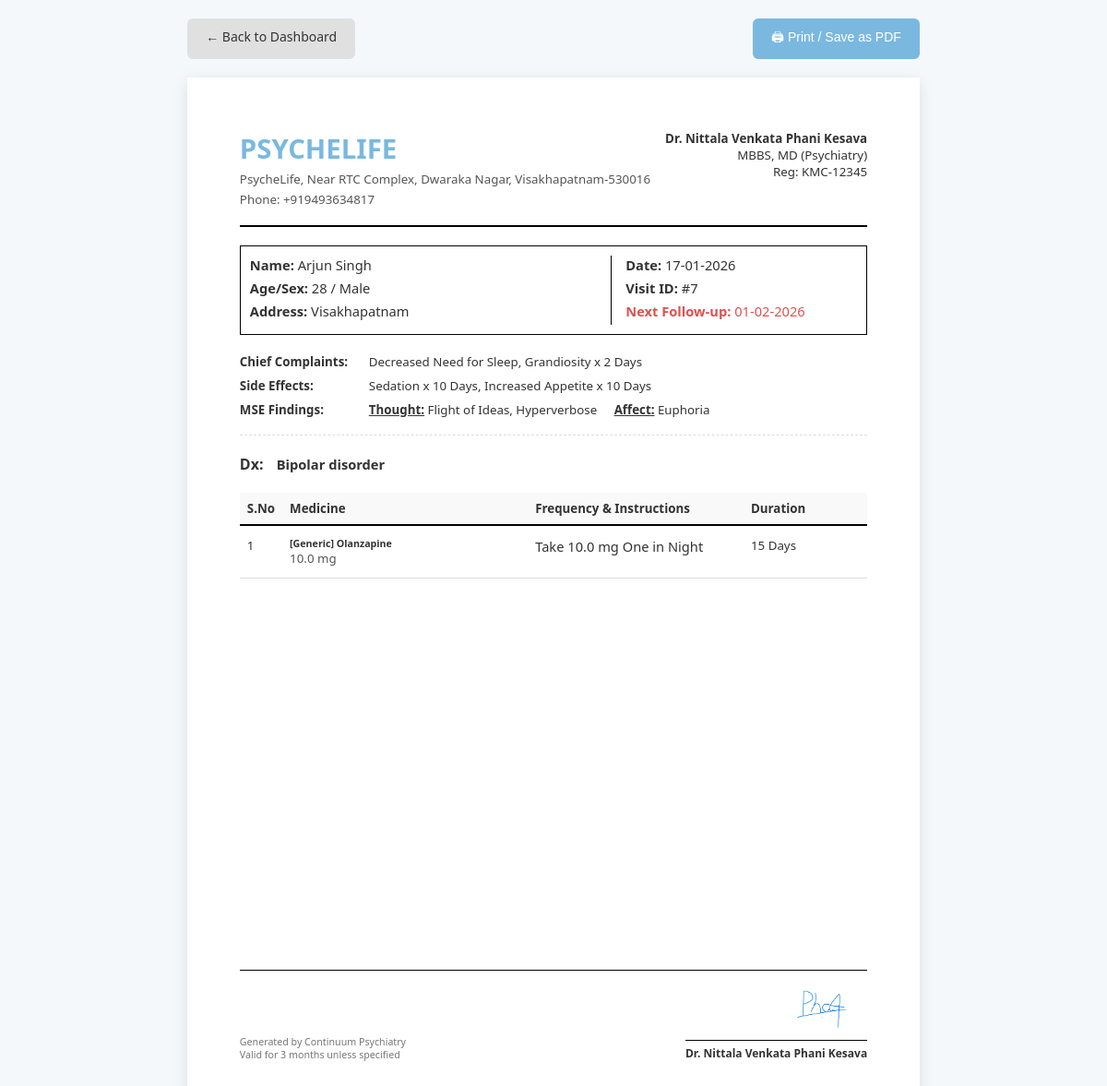
The page /preview_prescription/7 (signed in) on the database its author committed.
### models.py (models this page shows, shortened)
class Doctor(db.Model):
    __tablename__ = 'doctors'
    id = db.Column(db.Integer, primary_key=True)
    username = db.Column(db.String(80), unique=True, nullable=False)
    password_hash = db.Column(db.String(120), nullable=False)
    full_name = db.Column(db.String(100)) # e.g. "Dr. John Doe"
    clinic_name = db.Column(db.String(200))
    kmc_code = db.Column(db.String(50))
    address_text = db.Column(db.Text)
    social_handle = db.Column(db.String(100)) # e.g. "@drjohnpsych"
    signature_filename = db.Column(db.String(200)) # Path to uploaded image
    phone = db.Column(db.String(20))
    email = db.Column(db.String(120))
    patients = db.relationship('Patient', backref='doctor', lazy=True)

class Patient(db.Model):
    __tablename__ = 'patients'
    id = db.Column(db.Integer, primary_key=True)
    name = db.Column(db.String(100), nullable=False)
    age = db.Column(db.Integer, nullable=False)
    sex = db.Column(db.String(10), nullable=False)
    address = db.Column(db.Text)
    doctor_id = db.Column(db.Integer, db.ForeignKey('doctors.id'), nullable=False)
    phone = db.Column(db.String(20))  # Optional Phone
    attender_name = db.Column(db.String(100))
    attender_relation = db.Column(db.String(50))
    attender_reliability = db.Column(db.String(10))  # 'Yes' or 'No'
    personal_notes = db.Column(db.Text)  # Doctor's personal ID notes
    visits = db.relationship('Visit', backref='patient', lazy=True, cascade='all, delete-orphan')

class Visit(db.Model):
    __tablename__ = 'visits'
    id = db.Column(db.Integer, primary_key=True)
    patient_id = db.Column(db.Integer, db.ForeignKey('patients.id'), nullable=False)
    date = db.Column(db.Date, nullable=False)
    visit_type = db.Column(db.String(20), nullable=False)  # 'First' or 'Follow-up'
    provisional_diagnosis = db.Column(db.Text)
    differential_diagnosis = db.Column(db.Text)
    next_visit_date = db.Column(db.Date)
    note = db.Column(db.Text)
    symptom_entries = db.relationship('SymptomEntry', backref='visit', lazy=True, cascade='all, delete-orphan')
    medication_entries = db.relationship('MedicationEntry', backref='visit', lazy=True, cascade='all, delete-orphan')
    side_effect_entries = db.relationship('SideEffectEntry', backref='visit', lazy=True, cascade='all, delete-orphan')
    mse_entries = db.relationship('MSEEntry', backref='visit', lazy=True, cascade='all, delete-orphan')
    stressor_entries = db.relationship('StressorEntry', backref='visit', lazy=True, cascade='all, delete-orphan')
    personality_entries = db.relationship('PersonalityEntry', backref='visit', lazy=True, cascade='all, delete-orphan')
    safety_profile = db.relationship('SafetyMedicalProfile', backref='visit', uselist=False, cascade='all, delete-orphan')

class SymptomEntry(db.Model):
    __tablename__ = 'symptom_entries'
    id = db.Column(db.Integer, primary_key=True)
    visit_id = db.Column(db.Integer, db.ForeignKey('visits.id'), nullable=False)
    symptom_name = db.Column(db.String(200), nullable=False)
    score_onset = db.Column(db.Float)
    score_progression = db.Column(db.Float)
    score_current = db.Column(db.Float, nullable=False)
    duration_text = db.Column(db.String(100))
    note = db.Column(db.Text)

class SideEffectEntry(db.Model):
    __tablename__ = 'side_effect_entries'
    id = db.Column(db.Integer, primary_key=True)
    visit_id = db.Column(db.Integer, db.ForeignKey('visits.id'), nullable=False)
    side_effect_name = db.Column(db.String(200), nullable=False)
    score_onset = db.Column(db.Float)
    score_progression = db.Column(db.Float)
    score_current = db.Column(db.Float, nullable=False)  # Renamed from 'score' conceptually
    duration_text = db.Column(db.String(100))
    note = db.Column(db.Text)
    score = db.Column(db.Integer, default=0)

class MSEEntry(db.Model):
    __tablename__ = 'mse_entries'
    id = db.Column(db.Integer, primary_key=True)
    visit_id = db.Column(db.Integer, db.ForeignKey('visits.id'), nullable=False)
    category = db.Column(db.String(50), nullable=False)  # 'Thought', 'Perception', 'Affect'
    finding_name = db.Column(db.String(200))
    score_onset = db.Column(db.Float)
    score_progression = db.Column(db.Float)
    score_current = db.Column(db.Float, nullable=False)  # Renamed from 'score'
    duration = db.Column(db.String(100))
    note = db.Column(db.Text)
    score = db.Column(db.Integer, default=0)

class MedicationEntry(db.Model):
    __tablename__ = 'medication_entries'
    id = db.Column(db.Integer, primary_key=True)
    visit_id = db.Column(db.Integer, db.ForeignKey('visits.id'), nullable=False)
    drug_name = db.Column(db.String(200), nullable=False)
    drug_type = db.Column(db.String(50))  # 'Brand' or 'Generic'
    dose_mg = db.Column(db.String(50))
    frequency = db.Column(db.String(20))
    duration_text = db.Column(db.String(100))
    note = db.Column(db.Text)  # Instructions (Before/After food)
    is_tapering = db.Column(db.Boolean, default=False)
    taper_plan = db.Column(db.Text, nullable=True)  # JSON array of steps

### app.py (the view, shortened to what this page needs)
@app.route('/preview_prescription/<int:visit_id>')
@login_required
def preview_prescription(visit_id):
    visit = Visit.query.get_or_404(visit_id)
    patient = visit.patient
    include_qr = request.args.get('include_qr') == 'true'
    lifchart_url = None
    qr_image_b64 = None
    return render_template('preview_prescription.html',
                         patient=patient,
                         visit=visit,
                         lifchart_url=lifchart_url,
                         qr_image_b64=qr_image_b64)

### templates/preview_prescription.html (shortened to what this page needs)
<!DOCTYPE html>
<html lang="en">
<head>
</head>
<body>
    <div class="action-bar">
        <a href="{{ url_for('dashboard') }}" class="btn btn-secondary">← Back to Dashboard</a>
        <button onclick="window.print()" class="btn btn-primary">🖨 Print / Save as PDF</button>
    </div>
    <div class="prescription-paper">
        <div class="rx-header">
            <div class="hospital-info">
                <h1>{{ guest_doctor.clinic if guest else (patient.doctor.clinic_name or "ElevenEleven Health") }}</h1>
                <p>{{ guest_doctor.address if guest else (patient.doctor.address_text or "Psychiatry & Wellness Center") }}</p>
                <p>Phone: {{ guest_doctor.phone if guest else (patient.doctor.phone or "") }}</p>
            </div>
            <div class="doctor-info">
                <p><strong>Dr. {{ guest_doctor.name if guest else (patient.doctor.full_name or session.get('username')|title) }}</strong></p>
                <p>{{ guest_doctor.qualification if guest else "MBBS, MD (Psychiatry)" }}</p>
                <p>Reg: {{ guest_doctor.registration if guest else (patient.doctor.kmc_code or "KMC-12345") }}</p>
            </div>
        </div>
        <div class="patient-info-box">
            <div class="info-left">
                <div class="info-row"><strong>Name:</strong> {{ guest_patient.name if guest else patient.name }}</div>
                <div class="info-row"><strong>Age/Sex:</strong> {{ guest_patient.age if guest else patient.age }} / {{ guest_patient.sex if guest else patient.sex }}</div>
                <div class="info-row"><strong>Address:</strong> {{ guest_patient.address if guest else patient.address }}</div>
            </div>
            <div class="info-right">
                <div class="info-row"><strong>Date:</strong> {{ visit.date.strftime('%d-%m-%Y') if visit.date else "Today" }}</div>
                <div class="info-row"><strong>Visit ID:</strong> #{{ visit.id if not guest else "Guest" }}</div>
                {% if visit.next_visit_date %}
                <div class="info-row" style="margin-top: 5px; color: #d9534f;">
                    <strong>Next Follow-up:</strong> {{ visit.next_visit_date.strftime('%d-%m-%Y') }}
                </div>
                {% endif %}
            </div>
        </div>
        {% if visit.symptom_entries or visit.side_effect_entries or visit.mse_entries %}
        <div class="clinical-section">
            {% if visit.symptom_entries %}
            <div class="clinical-row">
                <div class="clinical-label">Chief Complaints:</div>
                <div class="clinical-data">
                    {% for s in visit.symptom_entries %}
                        {{ s.symptom_name }}{% if s.duration_text %} x {{ s.duration_text }}{% endif %}{% if not loop.last %}, {% endif %}
                    {% endfor %}
                </div>
            </div>
            {% endif %}
            {% if visit.side_effect_entries %}
            <div class="clinical-row">
                <div class="clinical-label">Side Effects:</div>
                <div class="clinical-data">
                    {% for s in visit.side_effect_entries %}
                        {{ s.side_effect_name }}{% if s.duration_text %} x {{ s.duration_text }}{% endif %}{% if not loop.last %}, {% endif %}
                    {% endfor %}
                </div>
            </div>
            {% endif %}
            {% if visit.mse_entries %}
                {% set thoughts = [] %}
                {% set perceptions = [] %}
                {% set affects = [] %}
                {% if thoughts or perceptions or affects %}
                <div class="clinical-row">
                    <div class="clinical-label">MSE Findings:</div>
                    <div class="clinical-data">
                        {% if thoughts %}
                            <div class="mse-group"><span>Thought:</span> {{ thoughts|join(', ') }}</div>
                        {% endif %}
                        {% if affects %}
                            <div class="mse-group"><span>Affect:</span> {{ affects|join(', ') }}</div>
                        {% endif %}
                    </div>
                </div>
                {% endif %}
            {% endif %}
        </div>
        {% endif %}
        {% if visit.provisional_diagnosis %}
        <div style="margin-bottom: 20px; font-weight: bold;">
            <span style="font-size: 12pt;">Dx:</span>
            <span style="font-size: 11pt; margin-left: 10px;">{{ visit.provisional_diagnosis }}</span>
        </div>
        {% endif %}
        <table class="rx-table">
            <thead>
                <tr>
                    <th style="width: 5%;">S.No</th>
                    <th style="width: 40%;">Medicine</th>
                    <th style="width: 35%;">Frequency & Instructions</th>
                    <th style="width: 20%;">Duration</th>
                </tr>
            </thead>
            <tbody>
                {% for entry in visit.medication_entries %}
                {% if entry.is_tapering and entry.taper_plan %}
                    {% set plan = entry.taper_plan|from_json %}
                    {% set plan_length = plan|length %}
                    {% set outer_index = loop.index %}
                    {% for step in plan %}
                    <tr>
                        {% if loop.first %}
                        <td rowspan="{{ plan_length + 1 }}" style="vertical-align: top;">{{ outer_index }}</td>
                        <td rowspan="{{ plan_length + 1 }}" style="vertical-align: top;">
                            <div style="font-size: 12pt;">
                                {% if entry.drug_type == 'Gen' or entry.drug_type == 'Generic' %}<span style="font-weight: bold; font-size: 7pt;">[Generic]</span> {% endif %}{{ entry.drug_name }}
                            </div>
                            <div style="font-weight: bold; font-size: 7pt; color: #555; margin-top: 4px;">(Tapering)</div>
                        </td>
                        {% endif %}
                        <td style="vertical-align: top; {% if not loop.last %}border-bottom: 1px dashed #e0e0e0;{% endif %}">
                            <div style="font-size: 9.5pt;">
                                Take {% if step.dose_mg %}{{ step.dose_mg }} {% endif %}{{ format_frequency(step.frequency) }}{% if loop.last %},{% endif %}
                            </div>
                            {% if step.note %}
                            <div style="font-style: italic; font-size: 10pt; margin-top: 2px;">({{ step.note }})</div>
                            {% endif %}
                        </td>
                        <td style="vertical-align: top; {% if not loop.last %}border-bottom: 1px dashed #e0e0e0;{% endif %}">
                            <div style="font-size: 9.5pt;">{{ step.duration_text }}</div>
                        </td>
                    </tr>
                    {% endfor %}
                    <tr>
                        <td style="vertical-align: top; padding-top: 4px;">
                            <div style="font-size: 9.5pt;">then stop / review.</div>
                        </td>
                        <td style="vertical-align: top;"></td>
                    </tr>
                {% else %}
                    <tr>
                        <td style="vertical-align: top;">{{ loop.index }}</td>
                        <td style="vertical-align: top;">
                            <div style="font-weight: bold; font-size: 8pt;">
                                {% if entry.drug_type == 'Gen' or entry.drug_type == 'Generic' %}[Generic] {% endif %}{{ entry.drug_name }}</div>
                            {% if entry.dose_mg %}
                            <div style="font-size: 10pt; color: #555;">{{ entry.dose_mg }}</div>
                            {% endif %}
                        </td>
                        <td style="vertical-align: top;">
                            <div style="font-size: 11pt;">
                                Take {% if entry.dose_mg %}{{ entry.dose_mg }} {% endif %}{{ format_frequency(entry.frequency) }}
                            </div>
                        </td>
                        <td style="vertical-align: top;">{{ entry.duration_text }}</td>
                    </tr>
                {% endif %}
                {% endfor %}
            </tbody>
        </table>
        <div class="rx-footer">
            <div style="font-size: 8pt; color: #777;">
                Generated by Continuum Psychiatry<br>
                Valid for 3 months unless specified
            </div>
            <div style="text-align: right;">
                {% if guest and guest_signature_b64 %}
                    <img style="max-height: 50px; display: block; margin-left: auto;">
                {% elif not guest and patient.doctor.signature_filename %}
                    <img src="{{ url_for('static', filename='signatures/' + patient.doctor.signature_filename) }}" style="max-height: 60px; display: block; margin-left: auto;">
                {% else %}
                    <div style="height: 50px;"></div>
                {% endif %}
                <div style="border-top: 1px solid #000; padding-top: 5px; margin-top: 5px; display: inline-block;">
                    <strong>Dr. {{ guest_doctor.name if guest else (patient.doctor.full_name or session.get('username')|title) }}</strong>
                </div>
            </div>
        </div>
    </div>
</body>
</html>

### rows shown on the page
Doctor: clinic_name "PSYCHELIFE", address_text "PsycheLife, Near RTC Complex, Dwaraka Nagar, Visakhapatnam-530016", phone "+919493634817", full_name "Nittala Venkata Phani Kesava", kmc_code "KMC-12345", signature_filename (picture)
Patient: name "Arjun Singh", age "28", sex "Male", address "Visakhapatnam"
Visit: date "17-01-2026", id "7", next_visit_date "01-02-2026", provisional_diagnosis "Bipolar disorder"
SymptomEntry: symptom_name "Decreased Need for Sleep"
SymptomEntry: symptom_name "Grandiosity", duration_text "2 Days"
SideEffectEntry: side_effect_name "Sedation", duration_text "10 Days"
SideEffectEntry: side_effect_name "Increased Appetite", duration_text "10 Days"
MSEEntry: finding_name "Euphoria"
MedicationEntry: drug_type "[Generic]", drug_name "Olanzapine", dose_mg "10.0 mg", frequency "One in Night", duration_text "15 Days"

### other values the page prints
{{ guest_doctor.qualification if guest else "MBBS, MD (Psychiatry)" }} "MBBS, MD (Psychiatry)"
{{ thoughts|join(', ') }} "Flight of Ideas, Hyperverbose"
